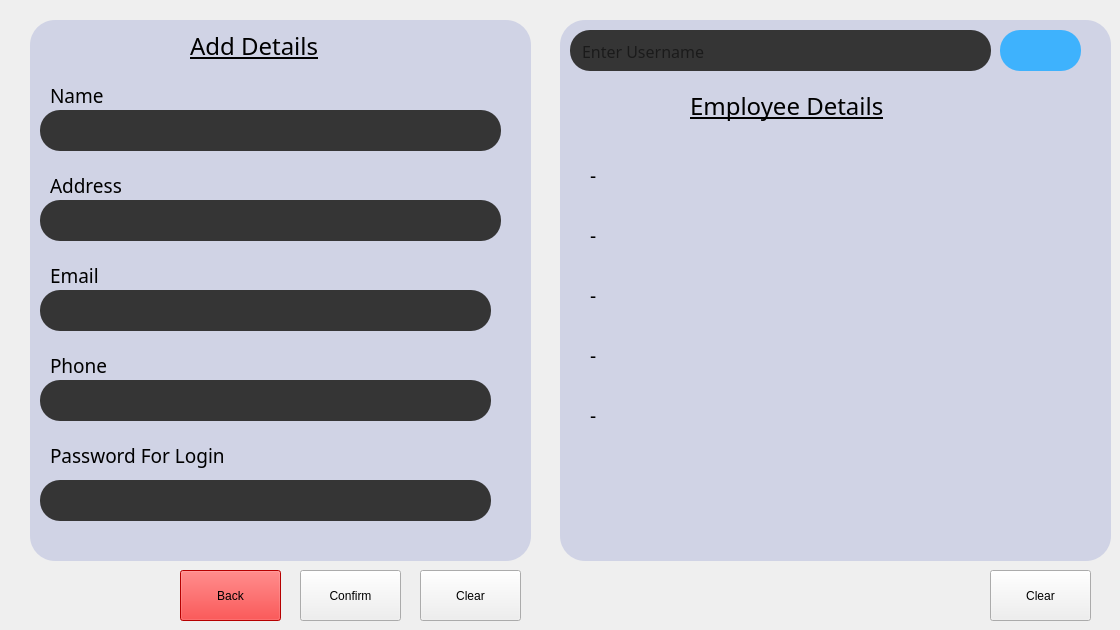
      <widget class="QWidget" name="EmployeeTab">
       <attribute name="title">
        <string>Employee</string>
       </attribute>
       <widget class="QFrame" name="frameEmployee">
        <property name="geometry">
         <rect>
          <x>30</x>
          <y>20</y>
          <width>501</width>
          <height>541</height>
         </rect>
        </property>
        <property name="styleSheet">
         <string notr="true">   background: #D0D3E5;
border-radius:25;</string>
        </property>
        <property name="frameShape">
         <enum>QFrame::Shape::StyledPanel</enum>
        </property>
        <property name="frameShadow">
         <enum>QFrame::Shadow::Raised</enum>
        </property>
        <widget class="QLabel" name="AddName">
         <property name="geometry">
          <rect>
           <x>20</x>
           <y>60</y>
           <width>81</width>
           <height>31</height>
          </rect>
         </property>
         <property name="font">
          <font>
           <family>Serifa BT</family>
           <pointsize>14</pointsize>
          </font>
         </property>
         <property name="styleSheet">
          <string notr="true">background:transparent;
color:black;</string>
         </property>
         <property name="text">
          <string>Name</string>
         </property>
        </widget>
        <widget class="QLabel" name="AddAddress">
         <property name="geometry">
          <rect>
           <x>20</x>
           <y>150</y>
           <width>101</width>
           <height>31</height>
          </rect>
         </property>
         <property name="font">
          <font>
           <family>Serifa BT</family>
           <pointsize>14</pointsize>
          </font>
         </property>
         <property name="styleSheet">
          <string notr="true">background:transparent;
color:black;</string>
         </property>
         <property name="text">
          <string>Address</string>
         </property>
        </widget>
        <widget class="QLineEdit" name="EnterAddress">
         <property name="geometry">
          <rect>
           <x>10</x>
           <y>180</y>
           <width>461</width>
           <height>41</height>
          </rect>
         </property>
         <property name="font">
          <font>
           <family>Serifa BT</family>
           <pointsize>12</pointsize>
          </font>
         </property>
         <property name="styleSheet">
          <string notr="true">padding:10px;border-color: rgb(255, 255, 255);
background-color: rgb(53, 53, 53);
border-radius: 20;
text:16;
font-family:Serifa BT;</string>
         </property>
         <property name="inputMethodHints">
          <set>Qt::InputMethodHint::ImhNone</set>
         </property>
        </widget>
        <widget class="QLabel" name="AddEmail">
         <property name="geometry">
          <rect>
           <x>20</x>
           <y>240</y>
           <width>71</width>
           <height>31</height>
          </rect>
         </property>
         <property name="font">
          <font>
           <family>Serifa BT</family>
           <pointsize>14</pointsize>
          </font>
         </property>
         <property name="styleSheet">
          <string notr="true">background:transparent;
color:black;</string>
         </property>
         <property name="text">
          <string>Email</string>
         </property>
        </widget>
        <widget class="QLineEdit" name="EnterEmail">
         <property name="geometry">
          <rect>
           <x>10</x>
           <y>270</y>
           <width>451</width>
           <height>41</height>
          </rect>
         </property>
         <property name="font">
          <font>
           <family>Serifa BT</family>
           <pointsize>12</pointsize>
          </font>
         </property>
         <property name="styleSheet">
          <string notr="true">border-color: rgb(255, 255, 255);
background-color: rgb(53, 53, 53);
border-radius: 20px;
padding:10px;</string>
         </property>
         <property name="inputMethodHints">
          <set>Qt::InputMethodHint::ImhEmailCharactersOnly</set>
         </property>
        </widget>
        <widget class="QLabel" name="AddEmail_2">
         <property name="geometry">
          <rect>
           <x>20</x>
           <y>330</y>
           <width>71</width>
           <height>31</height>
          </rect>
         </property>
         <property name="font">
          <font>
           <family>Serifa BT</family>
           <pointsize>14</pointsize>
          </font>
         </property>
         <property name="styleSheet">
          <string notr="true">background:transparent;
color:black;</string>
         </property>
         <property name="text">
          <string>Phone</string>
         </property>
        </widget>
        <widget class="QLineEdit" name="EnterPhone">
         <property name="geometry">
          <rect>
           <x>10</x>
           <y>360</y>
           <width>451</width>
           <height>41</height>
          </rect>
         </property>
         <property name="font">
          <font>
           <family>Serifa BT</family>
           <pointsize>12</pointsize>
          </font>
         </property>
         <property name="styleSheet">
          <string notr="true">border-color: rgb(255, 255, 255);
background-color: rgb(53, 53, 53);
border-radius: 20px;
padding:10px;</string>
         </property>
        </widget>
        <widget class="QLabel" name="AddPass">
         <property name="geometry">
          <rect>
           <x>20</x>
           <y>420</y>
           <width>291</width>
           <height>31</height>
          </rect>
         </property>
         <property name="font">
          <font>
           <family>Serifa BT</family>
           <pointsize>14</pointsize>
          </font>
         </property>
         <property name="styleSheet">
          <string notr="true">background:transparent;
color:black;</string>
         </property>
         <property name="text">
          <string>Password For Login</string>
         </property>
        </widget>
        <widget class="QLineEdit" name="EnterPass">
         <property name="geometry">
          <rect>
           <x>10</x>
           <y>460</y>
           <width>451</width>
           <height>41</height>
          </rect>
         </property>
         <property name="font">
          <font>
           <family>Serifa BT</family>
           <pointsize>12</pointsize>
          </font>
         </property>
         <property name="styleSheet">
          <string notr="true">border-color: rgb(255, 255, 255);
background-color: rgb(53, 53, 53);
border-radius: 20px;
padding:10px;</string>
         </property>
        </widget>
        <widget class="QLineEdit" name="EnterName">
         <property name="geometry">
          <rect>
           <x>10</x>
           <y>90</y>
           <width>461</width>
           <height>41</height>
          </rect>
         </property>
         <property name="font">
          <font>
           <family>Serifa BT</family>
           <pointsize>12</pointsize>
          </font>
         </property>
         <property name="styleSheet">
          <string notr="true">border-color: rgb(255, 255, 255);
background-color: rgb(53, 53, 53);
border-radius: 20;
text:16;
font-family:Serifa BT;
padding:10px;</string>
         </property>
        </widget>
        <widget class="QLabel" name="ErrorLabel">
         <property name="geometry">
          <rect>
           <x>80</x>
           <y>510</y>
           <width>341</width>
           <height>31</height>
          </rect>
         </property>
         <property name="font">
          <font>
           <family>Serifa BT</family>
           <pointsize>12</pointsize>
          </font>
         </property>
         <property name="styleSheet">
          <string notr="true">background:transparent;
color:black;</string>
         </property>
         <property name="text">
          <string/>
         </property>
        </widget>
        <widget class="QLabel" name="EmployedDetailLabel_2">
         <property name="geometry">
          <rect>
           <x>160</x>
           <y>10</y>
           <width>171</width>
           <height>31</height>
          </rect>
         </property>
         <property name="font">
          <font>
           <family>Serifa BT</family>
           <pointsize>18</pointsize>
           <underline>true</underline>
          </font>
         </property>
         <property name="styleSheet">
          <string notr="true">background:transparent;
color:black;</string>
         </property>
         <property name="text">
          <string>Add Details</string>
         </property>
        </widget>
       </widget>
       <widget class="QFrame" name="frame">
        <property name="geometry">
         <rect>
          <x>560</x>
          <y>20</y>
          <width>551</width>
          <height>541</height>
         </rect>
        </property>
        <property name="styleSheet">
         <string notr="true">  background: #D0D3E5;
border-radius:25;</string>
        </property>
        <property name="frameShape">
         <enum>QFrame::Shape::StyledPanel</enum>
        </property>
        <property name="frameShadow">
         <enum>QFrame::Shadow::Raised</enum>
        </property>
        <widget class="QPushButton" name="SearchDetailButton">
         <property name="geometry">
          <rect>
           <x>440</x>
           <y>10</y>
           <width>81</width>
           <height>41</height>
          </rect>
         </property>
         <property name="styleSheet">
          <string notr="true">QPushButton {
    background-color: #3EB2FD;
    background-image: qlineargradient(spread:pad, x1:1, y1:0, x2:0, y2:1, 
                                      stop:0 #4F58FD, stop:1 #149BF3);
    border-radius: 20px; 
    border: none;
    color: #FFFFFF;
    font-family: CircularStd, sans-serif;
    font-size: 16px ; 
    padding: 6px 20px;
    text-align: center;
    text-decoration: none;
    line-height: 1.5;
}

QPushButton:hover {
    background-position: -20px -20px;
}

QPushButton:focus {
    outline: none;
    box-shadow: 0 0 0 2px rgba(40, 170, 255, 0.25); /* Focus effect */
}

QPushButton:pressed {
    background-color: #149BF3; /* Slight change for pressed state */
}
</string>
         </property>
         <property name="text">
          <string/>
         </property>
         <property name="icon">
          <iconset theme="QIcon::ThemeIcon::EditFind"/>
         </property>
        </widget>
        <widget class="QLineEdit" name="SearchBar">
         <property name="geometry">
          <rect>
           <x>10</x>
           <y>10</y>
           <width>421</width>
           <height>41</height>
          </rect>
         </property>
         <property name="font">
          <font>
           <family>Serifa BT</family>
           <pointsize>12</pointsize>
          </font>
         </property>
         <property name="styleSheet">
          <string notr="true">border-color: rgb(255, 255, 255);
background-color: rgb(53, 53, 53);
border-radius: 20;
text:16;
padding:10px;
font-family:Serifa BT;</string>
         </property>
         <property name="inputMask">
          <string/>
         </property>
         <property name="text">
          <string/>
         </property>
         <property name="placeholderText">
          <string>Enter Username</string>
         </property>
        </widget>
        <widget class="QLabel" name="EmployedDetailLabel">
         <property name="geometry">
          <rect>
           <x>130</x>
           <y>70</y>
           <width>251</width>
           <height>31</height>
          </rect>
         </property>
         <property name="font">
          <font>
           <family>Serifa BT</family>
           <pointsize>18</pointsize>
           <underline>true</underline>
          </font>
         </property>
         <property name="styleSheet">
          <string notr="true">background:transparent;
color:black;</string>
         </property>
         <property name="text">
          <string>Employee Details</string>
         </property>
        </widget>
        <widget class="QLabel" name="DisplayUsername">
         <property name="geometry">
          <rect>
           <x>30</x>
           <y>140</y>
           <width>331</width>
           <height>31</height>
          </rect>
         </property>
         <property name="font">
          <font>
           <family>Serifa BT</family>
           <pointsize>14</pointsize>
          </font>
         </property>
         <property name="styleSheet">
          <string notr="true">background:transparent;
color:black;</string>
         </property>
         <property name="text">
          <string>-</string>
         </property>
        </widget>
        <widget class="QLabel" name="DisplayName">
         <property name="geometry">
          <rect>
           <x>30</x>
           <y>200</y>
           <width>371</width>
           <height>31</height>
          </rect>
         </property>
         <property name="font">
          <font>
           <family>Serifa BT</family>
           <pointsize>14</pointsize>
          </font>
         </property>
         <property name="styleSheet">
          <string notr="true">background:transparent;
color:black;</string>
         </property>
         <property name="text">
          <string>-</string>
         </property>
        </widget>
        <widget class="QLabel" name="DisplayPhone">
         <property name="geometry">
          <rect>
           <x>30</x>
           <y>380</y>
           <width>341</width>
           <height>31</height>
          </rect>
         </property>
         <property name="font">
          <font>
           <family>Serifa BT</family>
           <pointsize>14</pointsize>
          </font>
         </property>
         <property name="styleSheet">
          <string notr="true">background:transparent;
color:black;</string>
         </property>
         <property name="text">
          <string>-</string>
         </property>
        </widget>
        <widget class="QLabel" name="DisplayEmail">
         <property name="geometry">
          <rect>
           <x>30</x>
           <y>320</y>
           <width>361</width>
           <height>31</height>
          </rect>
         </property>
         <property name="font">
          <font>
           <family>Serifa BT</family>
           <pointsize>14</pointsize>
          </font>
         </property>
         <property name="styleSheet">
          <string notr="true">background:transparent;
color:black;</string>
         </property>
         <property name="text">
          <string>-</string>
         </property>
        </widget>
        <widget class="QLabel" name="DisplayAddress">
         <property name="geometry">
          <rect>
           <x>30</x>
           <y>260</y>
           <width>341</width>
           <height>31</height>
          </rect>
         </property>
         <property name="font">
          <font>
           <family>Serifa BT</family>
           <pointsize>14</pointsize>
          </font>
         </property>
         <property name="styleSheet">
          <string notr="true">background:transparent;
color:black;</string>
         </property>
         <property name="text">
          <string>-</string>
         </property>
        </widget>
        <widget class="QLabel" name="ErrorLabel2">
         <property name="geometry">
          <rect>
           <x>100</x>
           <y>490</y>
           <width>341</width>
           <height>31</height>
          </rect>
         </property>
         <property name="font">
          <font>
           <family>Serifa BT</family>
           <pointsize>12</pointsize>
          </font>
         </property>
         <property name="styleSheet">
          <string notr="true">background:transparent;
color:black;</string>
         </property>
         <property name="text">
          <string/>
         </property>
        </widget>
       </widget>
       <widget class="QPushButton" name="RecordsBack">
        <property name="geometry">
         <rect>
          <x>180</x>
          <y>570</y>
          <width>101</width>
          <height>51</height>
         </rect>
        </property>
        <property name="styleSheet">
         <string notr="true">background:red;</string>
        </property>
        <property name="text">
         <string>Back</string>
        </property>
       </widget>
       <widget class="QPushButton" name="ConfirmDetails">
        <property name="geometry">
         <rect>
          <x>300</x>
          <y>570</y>
          <width>101</width>
          <height>51</height>
         </rect>
        </property>
        <property name="text">
         <string>Confirm</string>
        </property>
       </widget>
       <widget class="QPushButton" name="CancelDetails">
        <property name="geometry">
         <rect>
          <x>420</x>
          <y>570</y>
          <width>101</width>
          <height>51</height>
         </rect>
        </property>
        <property name="text">
         <string>Clear</string>
        </property>
       </widget>
       <widget class="QPushButton" name="ClearButton">
        <property name="geometry">
         <rect>
          <x>990</x>
          <y>570</y>
          <width>101</width>
          <height>51</height>
         </rect>
        </property>
        <property name="text">
         <string>Clear</string>
        </property>
       </widget>
      </widget>
